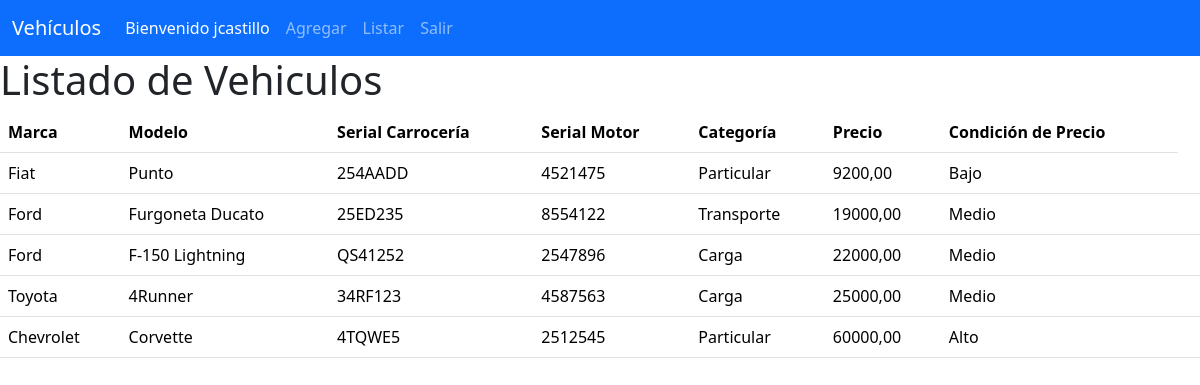
Screenshot of /listar/ (signed in) with the database file from the repository.
### vehiculo/models.py (models this page shows, shortened)
class Vehiculo(models.Model):
    MARCA_CHOICES = (
        ('Fiat', 'Fiat'),
        ('Chevrolet', 'Chevrolet'),
        ('Ford', 'Ford'),
        ('Toyota', 'Toyota'),
    )
    CATEGORIA_CHOICES = (
        ('Particular', 'Particular'),
        ('Transporte', 'Transporte'),
        ('Carga', 'Carga'),
    )
    CONDICION_CHOICES = (
        ('Bajo', 'Bajo'),
        ('Medio', 'Medio'),
        ('Alto', 'Alto'),
    )
    marca = models.CharField(max_length=20, choices=MARCA_CHOICES, default='Ford')
    modelo = models.CharField(max_length=100)
    serial_carroceria = models.CharField(max_length=50)
    serial_motor = models.CharField(max_length=50)
    categoria = models.CharField(max_length=20, choices=CATEGORIA_CHOICES, default='Particular')
    precio = models.DecimalField(max_digits=10, decimal_places=2)
    condicion_precio = models.CharField(max_length=20, choices=CONDICION_CHOICES, default='Bajo')
    fecha_creacion = models.DateTimeField(auto_now_add=True, verbose_name='Fecha de Creación')
    fecha_modificacion = models.DateTimeField(auto_now=True, verbose_name='Fecha de Modificación')
    class Meta:
        permissions = (
            ('visualizar_catalogo', 'Visualizar Catalogo'),
        )

### vehiculo/views.py (the view)
# urls.py: path('listar/', listar_view, name='listar')
@permission_required(perm='vehiculo.visualizar_catalogo', raise_exception=True)
def listar_view(request):
    vehiculos = Vehiculo.objects.all()
    context = {'vehiculos': vehiculos}
    return render(request, 'listar.html', context)

### templates/listar.html
{% extends "base.html" %}
{% block content %}
<h1>Listado de Vehiculos</h1>
<table class="table">
    <thead>
      <tr>
        <th scope="col">Marca</th>
        <th scope="col">Modelo</th>
        <th scope="col">Serial Carrocería</th>
        <th scope="col">Serial Motor</th>
        <th scope="col">Categoría</th>
        <th scope="col">Precio</th>
        <th scope="col">Condición de Precio</th>
      </tr>
    </thead>
    <tbody>
        {% for vehiculo in vehiculos %}
            <tr>
                <td>{{vehiculo.marca}}</td>
                <td>{{vehiculo.modelo}}</td>
                <td>{{vehiculo.serial_carroceria}}</td>
                <td>{{vehiculo.serial_motor}}</td>
                <td>{{vehiculo.categoria}}</td>
                <td>{{vehiculo.precio}}</td>
                <td>{{vehiculo.condicion_precio}}</td>
                <td>
            </tr>
        {% endfor %}
    </tbody>
</table>
{% endblock content %}

### templates/base.html (shortened to what this page needs)
<!DOCTYPE html>
<html lang="en">
  <head>
    {% load bootstrap5 %} {% bootstrap_css %} {%bootstrap_javascript %}
    {%bootstrap_messages %} {% load static %}
  </head>
  <body>
    {% block navbar %}
    <nav class="navbar navbar-expand-lg navbar-dark bg-primary">
      <div class="container-fluid">
        <a class="navbar-brand" href="#">Vehículos</a>
        <div class="collapse navbar-collapse" id="navbarSupportedContent">
          <ul class="navbar-nav me-auto mb-2 mb-lg-0">
        {% if user.is_authenticated %}
            <li class="nav-item">
              <a class="nav-link active" aria-current="page" href="{% url 'index' %}">Bienvenido {{user.username}}</a>
            </li>
            {% if perms.vehiculo.add_vehiculomodel %}
            <li class="nav-item">
              <a class="nav-link" href="{% url 'agregar' %}">Agregar</a>
            </li>
            {% endif %}
            <li class="nav-item">
              <a class="nav-link" href="{% url 'listar' %}">Listar</a>
            </li>
            <li class="nav-item">
              <a class="nav-link" href="{% url 'logout' %}">Salir</a>
            </li>
          </ul>
        {% endif %}
        </div>
      </div>
    </nav>
    {% endblock navbar %}
    {% block content %} {% endblock content %}
  </body>
</html>

### rows the page displays
Vehiculo: marca "Fiat", modelo "Punto", serial_carroceria "254AADD", serial_motor "4521475", categoria "Particular", precio "9200,00", condicion_precio "Bajo"
Vehiculo: marca "Ford", modelo "Furgoneta Ducato", serial_carroceria "25ED235", serial_motor "8554122", categoria "Transporte", precio "19000,00", condicion_precio "Medio"
Vehiculo: marca "Ford", modelo "F-150 Lightning", serial_carroceria "QS41252", serial_motor "2547896", categoria "Carga", precio "22000,00", condicion_precio "Medio"
Vehiculo: marca "Toyota", modelo "4Runner", serial_carroceria "34RF123", serial_motor "4587563", categoria "Carga", precio "25000,00", condicion_precio "Medio"
Vehiculo: marca "Chevrolet", modelo "Corvette", serial_carroceria "4TQWE5", serial_motor "2512545", categoria "Particular", precio "60000,00", condicion_precio "Alto"

### other values shown
{{ user.username }} "jcastillo"
